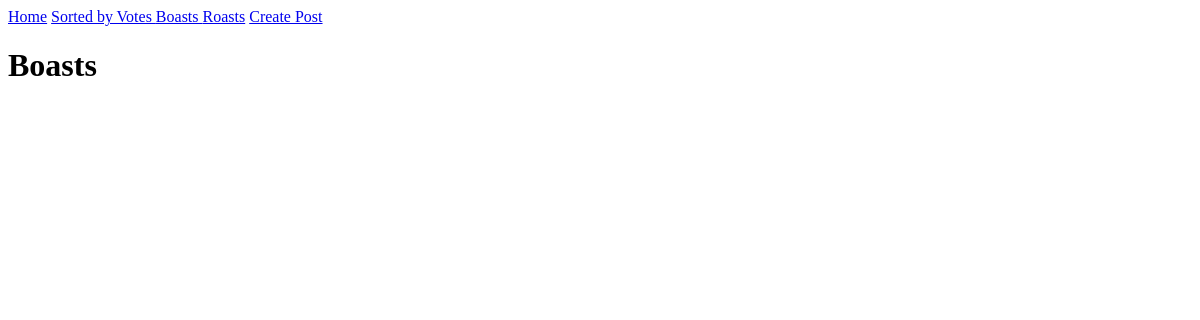
Page /boasts/ on the earlier database version.
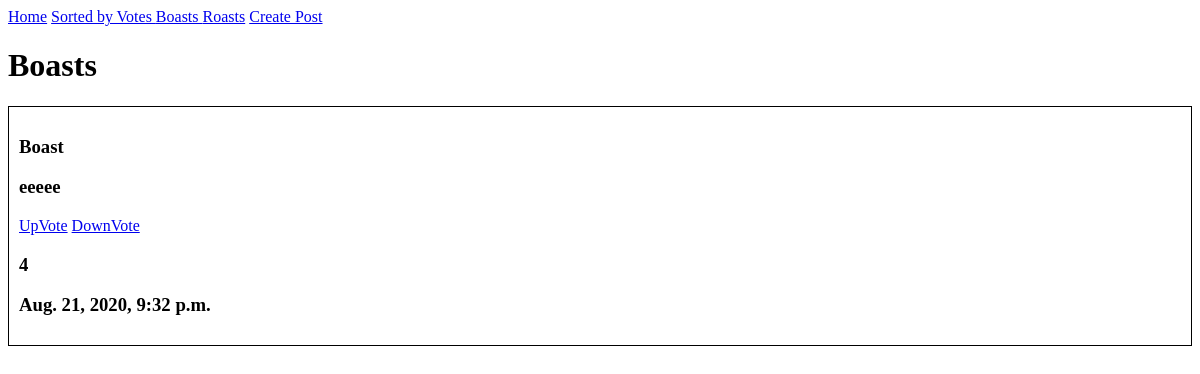
Same page on the later database version.
### ghostpost_app/models.py (models this page shows, shortened)
class BoastsRoastsModel(models.Model):
    isboast = models.BooleanField()
    post_body = models.CharField( max_length=280)
    post_upvote = models.IntegerField(default=0)
    post_downvote = models.IntegerField(default=0)
    date_created = models.DateTimeField(auto_now_add=True)
    s_key = models.CharField(max_length=10)
    @property
    def total(self):
        total =   self.post_upvote + self.post_downvote
        return total

### ghostpost_app/views.py (the view)
# urls.py: path('boasts/',views.boasts,name="boasts_page" ),
def boasts(request):
    all_boasts = models.BoastsRoastsModel.objects.filter(isboast=True).order_by('-date_created')
    return render(request,'boasts.htm',{'all_boasts':all_boasts})

### ghostpost_app/templates/boasts.htm
{% include 'navbar.htm' %}
<div class="">
    <h1>Boasts </h1>
</div>
{%for item in all_boasts %}
<div style="border: 1px solid black; padding:10px;">
    {%if item.isboast == True%}
    <h3>Boast</h3>
    {%else %}
    <h3>roast</h3>
    {%endif%}
    <h3>{{item.post_body}}</h3>
    <a href="{% url 'upvote_page' item.id  %}">UpVote</a>
    <a href="{% url 'downvote_page' item.id  %}">DownVote</a>
    <h3>{{item.total}}</h3>
    <h3>{{item.date_created}}</h3>
</div>
{%endfor %}

Differences in the rows shown:
added BoastsRoastsModel: isboast "Boast", post_body "eeeee", total "4", date_created "Aug. 21, 2020, 9:32 p.m."
